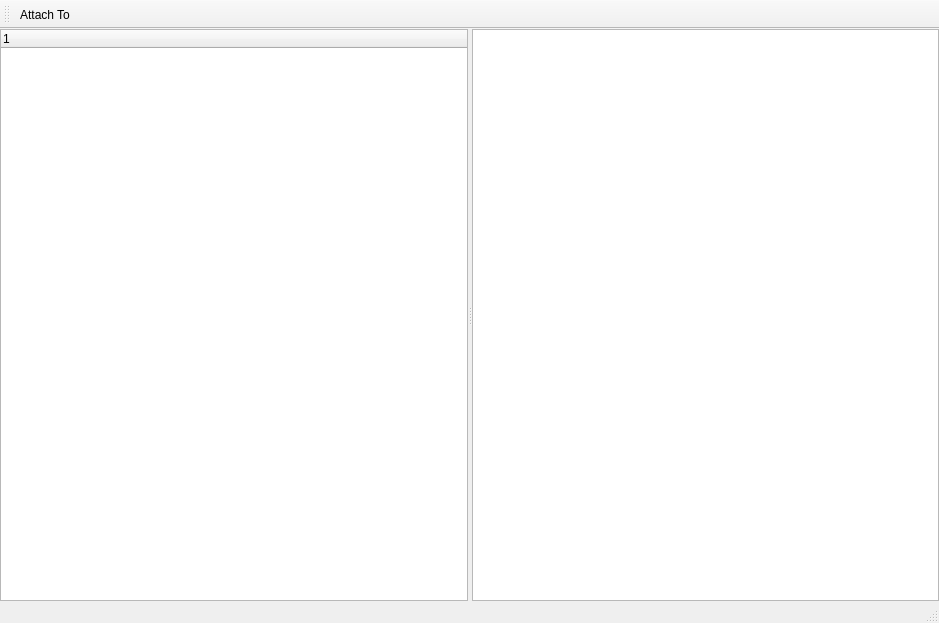
<?xml version="1.0" encoding="UTF-8"?>
<ui version="4.0">
 <class>MainWindow</class>
 <widget class="QMainWindow" name="MainWindow">
  <property name="geometry">
   <rect>
    <x>0</x>
    <y>0</y>
    <width>939</width>
    <height>623</height>
   </rect>
  </property>
  <property name="windowTitle">
   <string>MainWindow</string>
  </property>
  <widget class="QWidget" name="centralwidget">
   <layout class="QHBoxLayout" name="horizontalLayout">
    <property name="spacing">
     <number>0</number>
    </property>
    <property name="leftMargin">
     <number>0</number>
    </property>
    <property name="topMargin">
     <number>0</number>
    </property>
    <property name="rightMargin">
     <number>0</number>
    </property>
    <property name="bottomMargin">
     <number>0</number>
    </property>
    <item>
     <widget class="QSplitter" name="splitter">
      <property name="orientation">
       <enum>Qt::Horizontal</enum>
      </property>
      <widget class="QTreeWidget" name="treeWidget">
       <column>
        <property name="text">
         <string notr="true">1</string>
        </property>
       </column>
      </widget>
      <widget class="QTextBrowser" name="textBrowser"/>
     </widget>
    </item>
   </layout>
  </widget>
  <widget class="QStatusBar" name="statusbar"/>
  <widget class="QToolBar" name="toolBar">
   <property name="windowTitle">
    <string>toolBar</string>
   </property>
   <property name="iconSize">
    <size>
     <width>48</width>
     <height>48</height>
    </size>
   </property>
   <attribute name="toolBarArea">
    <enum>TopToolBarArea</enum>
   </attribute>
   <attribute name="toolBarBreak">
    <bool>false</bool>
   </attribute>
   <addaction name="actionAttach_To"/>
  </widget>
  <action name="actionAttach_To">
   <property name="icon">
    <iconset resource="qtinterfaceinspector.qrc">
     <normaloff>:/icon/list.svg</normaloff>:/icon/list.svg</iconset>
   </property>
   <property name="text">
    <string>Attach To</string>
   </property>
   <property name="toolTip">
    <string>Attach to a process</string>
   </property>
   <property name="shortcut">
    <string>Ctrl+N</string>
   </property>
  </action>
 </widget>
 <resources>
  <include location="qtinterfaceinspector.qrc"/>
 </resources>
 <connections/>
</ui>
